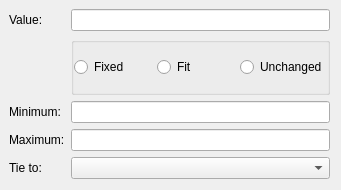
<?xml version="1.0" encoding="UTF-8"?>
<ui version="4.0">
 <class>Form</class>
 <widget class="QWidget" name="Form">
  <property name="geometry">
   <rect>
    <x>0</x>
    <y>0</y>
    <width>341</width>
    <height>190</height>
   </rect>
  </property>
  <property name="windowTitle">
   <string>Form</string>
  </property>
  <layout class="QGridLayout" name="gridLayout">
   <property name="leftMargin">
    <number>9</number>
   </property>
   <property name="topMargin">
    <number>9</number>
   </property>
   <item row="3" column="0">
    <widget class="QLabel" name="minimum_label">
     <property name="text">
      <string>Minimum:</string>
     </property>
    </widget>
   </item>
   <item row="5" column="0">
    <widget class="QLabel" name="maximum_label">
     <property name="text">
      <string>Maximum:</string>
     </property>
    </widget>
   </item>
   <item row="12" column="2">
    <widget class="QComboBox" name="ties_comboBox"/>
   </item>
   <item row="12" column="0">
    <widget class="QLabel" name="tie2_label">
     <property name="text">
      <string>Tie to:</string>
     </property>
    </widget>
   </item>
   <item row="3" column="2">
    <widget class="QLineEdit" name="minimum_lineEdit"/>
   </item>
   <item row="5" column="2">
    <widget class="QLineEdit" name="maximum_lineEdit"/>
   </item>
   <item row="2" column="2">
    <widget class="QGroupBox" name="groupBox">
     <property name="title">
      <string/>
     </property>
     <property name="flat">
      <bool>true</bool>
     </property>
     <layout class="QHBoxLayout" name="horizontalLayout">
      <property name="spacing">
       <number>0</number>
      </property>
      <property name="leftMargin">
       <number>0</number>
      </property>
      <property name="topMargin">
       <number>0</number>
      </property>
      <property name="rightMargin">
       <number>0</number>
      </property>
      <property name="bottomMargin">
       <number>0</number>
      </property>
      <item>
       <widget class="QRadioButton" name="fixed_radioButton">
        <property name="text">
         <string>Fixed</string>
        </property>
        <property name="checkable">
         <bool>true</bool>
        </property>
        <property name="checked">
         <bool>false</bool>
        </property>
       </widget>
      </item>
      <item>
       <widget class="QRadioButton" name="fit_radioButton">
        <property name="text">
         <string>Fit</string>
        </property>
       </widget>
      </item>
      <item>
       <widget class="QRadioButton" name="unchanged_radioButton">
        <property name="text">
         <string>Unchanged</string>
        </property>
       </widget>
      </item>
     </layout>
    </widget>
   </item>
   <item row="1" column="0">
    <widget class="QLabel" name="value_label">
     <property name="text">
      <string>Value:</string>
     </property>
    </widget>
   </item>
   <item row="1" column="2">
    <widget class="QLineEdit" name="value_lineEdit"/>
   </item>
  </layout>
 </widget>
 <tabstops>
  <tabstop>value_lineEdit</tabstop>
  <tabstop>fixed_radioButton</tabstop>
  <tabstop>fit_radioButton</tabstop>
  <tabstop>unchanged_radioButton</tabstop>
  <tabstop>minimum_lineEdit</tabstop>
  <tabstop>maximum_lineEdit</tabstop>
  <tabstop>ties_comboBox</tabstop>
 </tabstops>
 <resources/>
 <connections/>
</ui>
